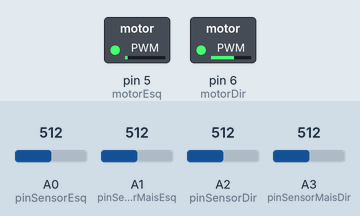
Bench run of a sketch on a simulated Arduino Uno, built with avr-gcc and run on an emulated ATmega328P. Shown: switched loads named in the sketch (green lamp = pin HIGH). Inputs (shaded band) come from the test bench; at power-on: A0 (pinSensorEsq) = 512, A2 (pinSensorDir) = 512, A1 (pinSensorMaisEsq) = 512, A3 (pinSensorMaisDir) = 512.

Above: at 1.2 s.
1.3 s: A0 (pinSensorEsq) set to 485
At 2.2 s:
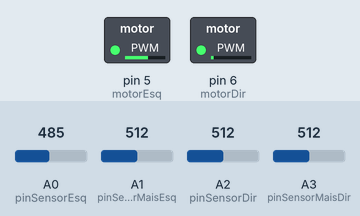
2.8 s: A2 (pinSensorDir) set to 490
At 3.4 s:
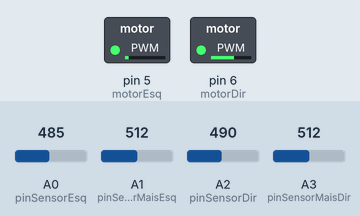
4.3 s: A2 (pinSensorDir) set to 510
At 5.5 s:
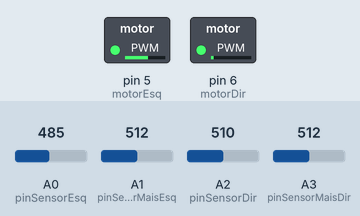
5.8 s: A2 (pinSensorDir) set to 306
At 6.9 s:
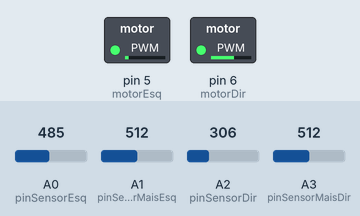
7.3 s: A1 (pinSensorMaisEsq) set to 482
At 8.0 s:
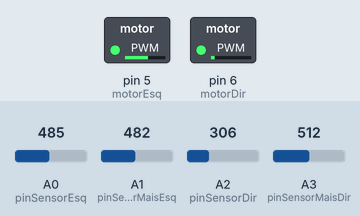
8.8 s: A3 (pinSensorMaisDir) set to 490
At 9.1 s:
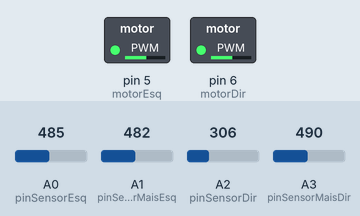
Timing chart, 0 to 11.3 s (numbered marks = the images above; inputs shaded):
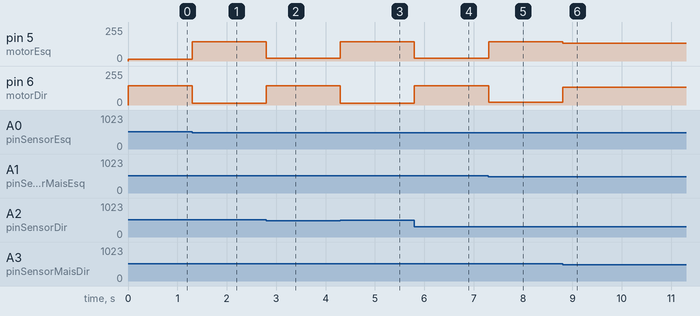

Measured:
- the behaviour switches between 500 and 499 on A0 (pinSensorEsq) (found by bisection; images 0 and 1)
- the behaviour switches between 500 and 499 on A2 (pinSensorDir) (found by bisection; images 1 and 2)
- the behaviour switches between 500 and 499 on A1 (pinSensorMaisEsq) (found by bisection; images 4 and 5)
- after the input at 1.3 s, pin 5 (motorEsq): 15/255 → 145/255 at once; pin 6 (motorDir): 145/255 → 15/255 at once
- after the input at 2.8 s, pin 5 (motorEsq): 145/255 → 22/255 at once; pin 6 (motorDir): 15/255 → 145/255 at once
- after the input at 4.3 s, pin 5 (motorEsq): 22/255 → 145/255 at once; pin 6 (motorDir): 145/255 → 15/255 at once
- after the input at 5.8 s, pin 5 (motorEsq): 145/255 → 22/255 at once; pin 6 (motorDir): 15/255 → 145/255 at once
- after the input at 7.3 s, pin 5 (motorEsq): 22/255 → 145/255 at once; pin 6 (motorDir): 145/255 → 22/255 at once
- after the input at 8.8 s, pin 5 (motorEsq): 145/255 → 135/255 at once; pin 6 (motorDir): 22/255 → 135/255 at once

The sketch:

carrinhoArduino_-_1.0.ino
```cpp
//Nomes: Felipe - Geovanne - Nickolas - Victor
//RA:    152799    185335     185823    191068

// DEFINIÇÕES DE PINOS
#define pinSensorEsq A0
#define pinSensorMaisEsq A1
#define pinSensorDir A2
#define pinSensorMaisDir A3
#define motorEsq 5
#define motorDir 6


//==============================================================

void setup() {
  Serial.begin(9600);
  pinMode(pinSensorEsq, INPUT);
  pinMode(pinSensorMaisEsq, INPUT);
  pinMode(pinSensorDir, INPUT);
  pinMode(pinSensorMaisDir, INPUT);
  pinMode(motorEsq, OUTPUT);
  pinMode(motorDir, OUTPUT);
  analogWrite(motorEsq, 125);
  analogWrite(motorDir, 125);
}

//==============================================================

void loop() {
  if (analogRead(pinSensorDir) <= 500 && analogRead(pinSensorEsq) <= 500 && analogRead(pinSensorMaisDir) <= 500 && analogRead(pinSensorMaisEsq) <= 500)
  {
    analogWrite(motorDir, 135);
    analogWrite(motorEsq, 135);
  }
  else if (analogRead(pinSensorEsq) >= 500)
  {
    analogWrite(motorDir, 145);
    analogWrite(motorEsq, 15);
  }
  else if (analogRead(pinSensorDir) >= 500)
  {
    analogWrite(motorDir, 15);
    analogWrite(motorEsq, 145);
  }
  else if (analogRead(pinSensorMaisEsq) >= 500)
  {
    analogWrite(motorDir, 145);
    analogWrite(motorEsq, 22);
    //delay(200);
  }
  else if (analogRead(pinSensorMaisDir) >= 500)
  {
    analogWrite(motorDir, 22);
    analogWrite(motorEsq, 145);
    //delay(200);
  }
}

//==============================================================
```
